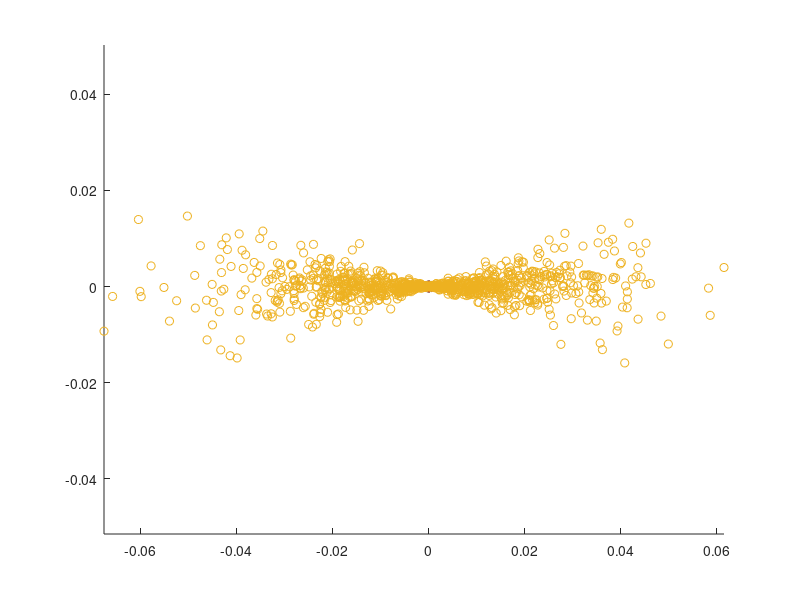

MATLAB code to generate this figure:
clc, clear, close all

n = 1000;

x0 = [0,0,1];
x(1,:) = x0;
x(2,:) = [0,0,1];

p = zeros(n,3);

a1 = 0.1;
a2 = 0.05;
a3 = 0.01;
a4 = 0.01;

for i = 1:n
    drot1 = atan2(x(2,2)-x(1,2),x(2,1)-x(1,1)) - x(1,3);
    dtrs = sqrt((x(2,1)-x(1,1))^2 + (x(2,2)-x(1,2))^2);
    drot2 = x(2,3) - x(1,3) - drot1;
    
    drothat1 = drot1 - normrnd(0,a1*drot1^2+a2*drot2^2);
    dtrshat  = dtrs - normrnd(0,a3*dtrs^2 + a4*drot1^2 + a4*drot2^2);
    drothat2 = drot2 - normrnd(0,a1*drot1^2+a2*drot2^2);
    
    p(i,1) = x(1,1) + dtrshat*cos(x(1,3) + drothat1);
    p(i,2) = x(1,2) + dtrshat*sin(x(1,3) + drothat1);
    p(i,3) = x(1,3) + drothat1 + drothat2;
end

figure
scatter(x(1,1),x(1,2),'b*','LineWidth',3)
hold on
scatter(x(2,1),x(2,2),'r*','LineWidth',3)
plot(x(:,1),x(:,2),'k--')
scatter(p(:,1),p(:,2),'k.')
axis equal